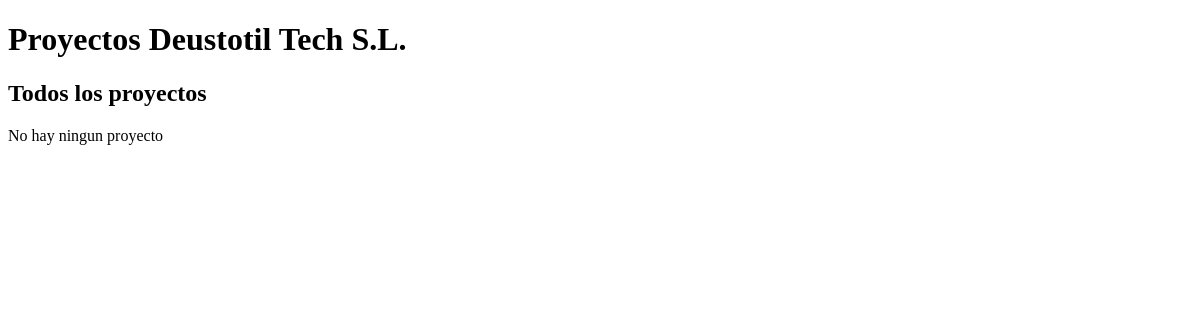
Page /appDeustotil_Tech/proyectos on the earlier database version.
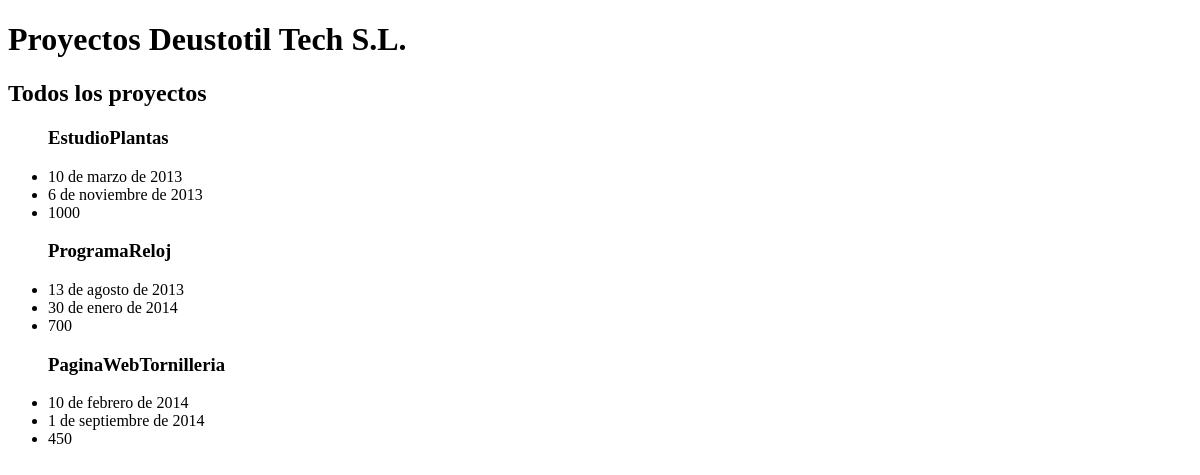
Same page on the later database version.
### appDeustotil_Tech/models.py (models this page shows, shortened)
class Proyecto(models.Model):
    nombre = models.CharField(max_length=100)
    descripcion = models.TextField(max_length=100)
    fecha_inicio = models.DateField()
    fecha_fin = models.DateField()
    presupuesto = models.IntegerField()
    datos_cliente = models.TextField(max_length=100)
    jefe_proyecto = models.ForeignKey(Empleado, on_delete=models.CASCADE)
    imagen = models.CharField(max_length=300, default = False)
    created = models.DateTimeField(auto_now_add=True)
    updated = models.DateTimeField(auto_now=True)
    class Meta:
        verbose_name = 'Proyecto'
        verbose_name_plural = 'Proyectos'
        ordering = ['-created']

### appDeustotil_Tech/views.py (the view)
# urls.py: path('/proyectos', ProyectoListView.as_view(), name='Proyectos'),
class ProyectoListView(ListView):
    model = Proyecto
    template_name = 'appDeustotil_Tech/proyecto_list.html'
    context_object_name = 'proyectos'

### templates/appDeustotil_Tech/proyecto_list.html (shortened to what this page needs)
{% extends 'base.html' %}
{% block contenido %}
    <h2>Todos los proyectos</h2>
    {% if proyectos %}
        <ul>
            {% for proyectos in proyectos %}
                <h3>{{ proyectos.nombre }}</h3>
                <li>{{ proyectos.fecha_inicio }}</li>
                <li>{{ proyectos.fecha_fin }}</li>
                <li>{{ proyectos.presupuesto }}</li>
            {% endfor %}
        </ul>
    {% else %}
        <p>No hay ningun proyecto</p>
    {% endif %}
{% endblock %}

### templates/base.html (shortened to what this page needs)
<!doctype html>
<html lang="es">
<head>
    {% load static %}
    <link rel="stylesheet" href="{% static 'css/estilo.css' %}">
</head>
<body>
<div id="content">
    <h1>Proyectos Deustotil Tech S.L.</h1>
    {% block contenido %}{% endblock %}
</div>
</body>
</html>

Differences in the rows shown:
added Proyecto: nombre "EstudioPlantas", fecha_inicio "10 de marzo de 2013", fecha_fin "6 de noviembre de 2013", presupuesto "1000"
added Proyecto: nombre "ProgramaReloj", fecha_inicio "13 de agosto de 2013", fecha_fin "30 de enero de 2014", presupuesto "700"
added Proyecto: nombre "PaginaWebTornilleria", fecha_inicio "10 de febrero de 2014", fecha_fin "1 de septiembre de 2014", presupuesto "450"
Other differences:
text no longer shown: "No hay ningun proyecto"
